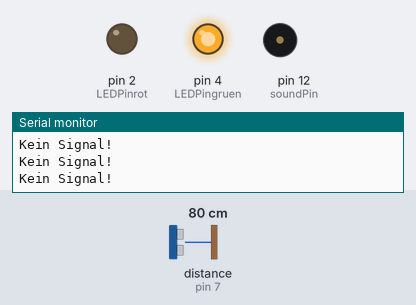
A sketch run on a simulated Arduino Uno, built with avr-gcc and run on an emulated ATmega328P. On the bench: output pins drawn as LEDs (lit = HIGH), buzzer (waves = sounding), the last lines printed to the serial monitor. Wiring (inferred from the names in the program): ultrasonic range finder: trigger pin 8; echo pin 7. The inputs (shaded band) are chosen by the test bench; at power-on: distance to the obstacle (sensor on pin 7) 80 cm. The echo pulse lasts 58.3 µs per cm; pins used as bus, display or sensor lines are not drawn.

Above: at 1.2 s.
1.3 s: distance to the obstacle (sensor on pin 7) set to 2 cm
At 1.51 s:
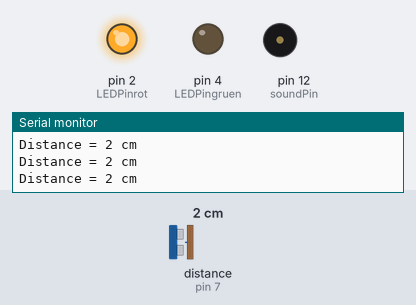
4.3 s: distance to the obstacle (sensor on pin 7) set to 18 cm
At 4.8 s:
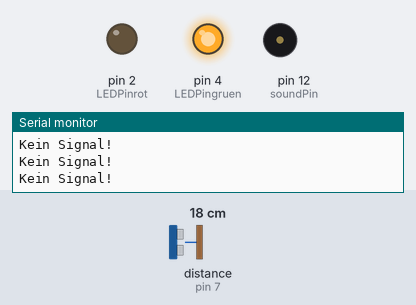
Timing chart, 0 to 7.3 s (numbered marks = the images above; inputs shaded):
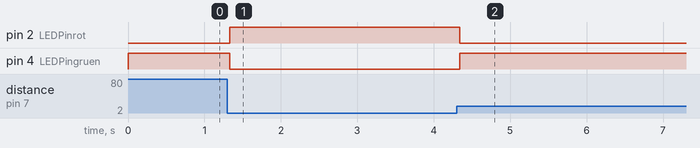

Measured:
- after the input at 1.3 s, pin 2 (LEDPinrot): LOW → HIGH at once; pin 4 (LEDPingruen): HIGH → LOW at once
- after the input at 4.3 s, pin 2 (LEDPinrot): HIGH → LOW at once; pin 4 (LEDPingruen): LOW → HIGH at once

The sketch:

Ultraschallsensor.ino
```cpp
int echoPin =  7; // Der Echo Pin
int trigPin =  8; // Der Trigger Pin
int LEDPinrot = 2;
int LEDPingruen = 4;
int soundPin = 12;

int maximumRange = 5;
int minimumRange = 0;
long duration, distance;

void setup() {
Serial.begin (9600); // Die serielle Kommunikation starten
pinMode(trigPin, OUTPUT); // Trigger Pin als Ausgang definieren
pinMode(echoPin, INPUT); // Echo Pin als Eingang definieren
pinMode(LEDPinrot, OUTPUT);
pinMode(LEDPingruen, OUTPUT);
}

void loop() {

digitalWrite(trigPin, LOW);
delayMicroseconds(2);

digitalWrite(trigPin, HIGH);
delayMicroseconds(10);

digitalWrite(trigPin, LOW);
duration = pulseIn(echoPin, HIGH);


distance = duration/58.2;

if (distance >= maximumRange || distance <= minimumRange){

Serial.println("Kein Signal!");
digitalWrite(LEDPinrot, LOW);
digitalWrite(LEDPingruen, HIGH);
}
else {

Serial.print("Distance = " );
Serial.print(distance);
Serial.println(" cm" );
digitalWrite(LEDPinrot, HIGH);
digitalWrite(LEDPingruen, LOW);
tone(soundPin, 500, 300);
delay(distance);
noTone(soundPin);

}

delay(50);
}
```
